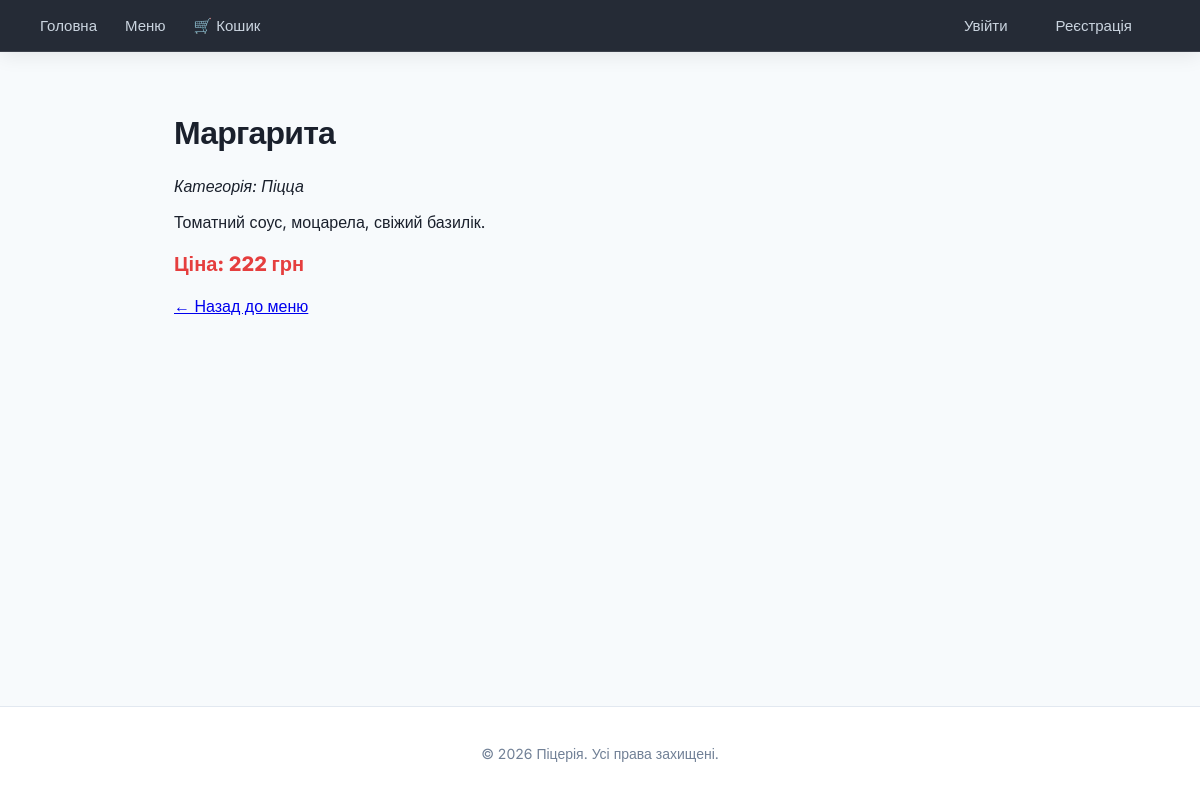
The page /menu/3/ on the database its author committed.
### menu/models.py (models this page shows, shortened)
class Dish(models.Model):
    name = models.CharField("Назва", max_length=150)
    description = models.TextField("Опис", blank=True)
    price = models.DecimalField("Ціна, грн", max_digits=7, decimal_places=2)
    category = models.ForeignKey(
        Category,
        on_delete=models.CASCADE,
        related_name="dishes",
        verbose_name="Категорія"
    )
    is_available = models.BooleanField("Є в наявності",default=True)
    created_at = models.DateTimeField("Додано" ,auto_now_add=True)
    class Meta:
        verbose_name = "Страва"
        verbose_name_plural = "Страви"
        ordering = ["name"]

class Category(models.Model):
    name = models.CharField("Назва", max_length=100)
    class Meta:
        verbose_name = "Категорія"
        verbose_name_plural = "Категорії"

### menu/views.py (the view)
# urls.py: path('menu/<int:dish_id>/', views.dish_detail, name='dish_detail'),
def dish_detail(request, dish_id):
    dish = get_object_or_404(Dish, id=dish_id)
    return render(request, "menu/dish_detail.html", {"dish": dish})

### menu/templates/menu/dish_detail.html (shortened to what this page needs)
{% extends "menu/base.html" %}
{% block content %}
    <h1>{{ dish.name }}</h1>
    <p><em>Категорія: {{ dish.category.name }}</em></p>
    <p>{{ dish.description }}</p>
    <p class="price">Ціна: {{ dish.price|floatformat:0 }} грн</p>
    <a href="{% url 'menu:menu_list' %}">← Назад до меню</a>
{% endblock %}

### menu/templates/menu/base.html (style rules this page uses)
:root { --primary: #e53e3e; --primary-hover: #c53030; --primary-light: #fff5f5; --accent: #dd6b20; --bg-color: #f7fafc; --card-bg: #ffffff; --text-main: #1a202c; --text-muted: #718096; --border-color: #e2e8f0; --radius: 14px; --shadow-sm: 0 1px 3px rgba(0,0,0,0.05), 0 1px 2px rgba(0,0,0,0.1); --shadow-md: 0 10px 15px -3px rgba(0,0,0,0.07), 0 4px 6px -2px rgba(0,0,0,0.04); --shadow-lg: 0 20px 25px -5px rgba(0,0,0,0.1), 0 10px 10px -5px rgba(0,0,0,0.04); }
* { box-sizing: border-box; }
body { font-family: 'Inter', sans-serif; margin: 0; background-color: var(--bg-color); color: var(--text-main); -webkit-font-smoothing: antialiased; min-height: 100vh; display: flex; flex-direction: column; }
h1, h2, h3 { color: #1a202c; font-weight: 700; letter-spacing: -0.025em; }
h1 { font-size: 2rem; margin-bottom: 24px; }
.price { color: var(--primary); font-weight: 800; font-size: 1.25rem; }

### rows shown on the page
Dish: name "Маргарита", category.name "Піцца", description "Томатний соус, моцарела, свіжий базилік.", price "222"
